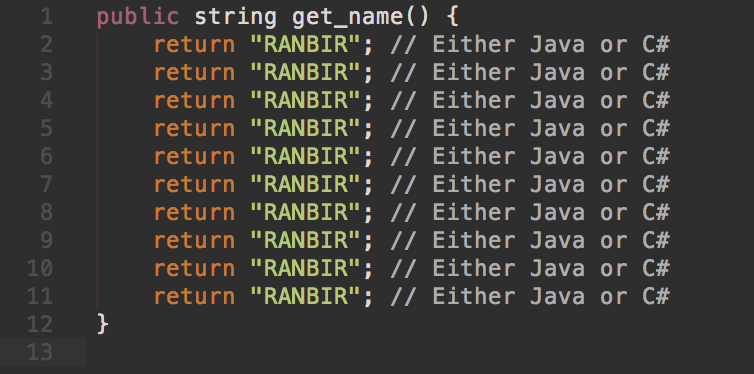
#> input picture Images/c#/image_096.png, 754 x 374 px
$ python TemplateMatching.py --image '../../Images/c#/image_096.png'   (older library calls are emulated)
#> lines starting #> are read from the running program, lines starting #| are printed output that depends on the picture; after the words box and inside, x2 and y2 are one past the last pixel; in counts of white or black regions, pixels touching at a corner belong together
### src/neural_network/helpers.py
import cv2
import numpy as np

def resize_to_fit(image, width, height):
    """
    A helper function to resize an image to fit within a given size
    :param image: image to resize
    :param width: desired width in pixels
    :param height: desired height in pixels
    :return: the resized image
    """

    # grab the dimensions of the image, then initialize
    # the padding values
    (h, w) = image.shape[:2]
    image = np.array(image).astype(np.uint8)

    image = cv2.resize(image, (width, height))

    # cv2.imshow('image', image)
    # cv2.waitKey(0)
    # cv2.destroyAllWindows()

    # determine the padding values for the width and height to
    # obtain the target dimensions
    padW = int(abs(width - image.shape[1]) / 2.0)
    padH = int(abs(height - image.shape[0]) / 2.0)

    # pad the image then apply one more resizing to handle any
    # rounding issues
    image = cv2.copyMakeBorder(image.copy(), padH, padH, padW, padW,
        cv2.BORDER_REPLICATE)
    image = cv2.resize(image.copy(), (width, height))

    # return the pre-processed image
    return image

def crop_letter(image):
    # find the contours (continuous blobs of pixels) the image
    image_inv = 255 - image

    # bound
    x, y, w, h = cv2.boundingRect(image_inv)

    if (w == 0 or h == 0):
        # this image is a space
        return image
    else:
        cut = image[y:y+h, x:x+w]
        white = 255
        image = cv2.copyMakeBorder(cut, 1, 1, 1, 1, cv2.BORDER_CONSTANT, value=white)
        return image


### src/template_matching/TemplateMatching.py
# file: TemplateMatching.py
# team: compEYEler
# authors: Ranbir Aulakh, Joseph Bartelmo,
#           Ka Bo Cheung, Brandon Ha, Robbie Kubiniec
# description: read the code images, splitsc

import cv2
import numpy as np
import os
import logging
import argparse
import helpers
import sys
sys.path.append("../neural_network/")

def template_segment(image):
    # convert to gray scale image
    character_image = cv2.cvtColor(image, cv2.COLOR_BGR2GRAY)
    cv2.imshow("original gray", character_image)

    # threshold the image, convert it to black/white
    thresh, im_bw = cv2.threshold(character_image, threshold, 255, cv2.THRESH_BINARY + cv2.THRESH_OTSU)
    im_bw = cv2.bitwise_not(im_bw)

    frame, contours, hierarchy = cv2.findContours(im_bw, cv2.RETR_EXTERNAL, cv2.CHAIN_APPROX_SIMPLE)
    rects = [cv2.boundingRect(c) for c in contours]

    # https://github.com/RanbirAulakh/CompEYEler/commit/fab90b2cf8290c939191242d0403b1bd24f36349
    for rect in rects:
        cv2.rectangle(image, (rect[0], rect[1]), (rect[0] + rect[2], rect[1] + rect[3]), (0, 0, 255), 1)

    leng = int(rect[3] * 1.6)

    pt1 = int(rect[1] + rect[3] // 2 - leng // 2)
    pt2 = int(rect[0] + rect[2] // 2 - leng // 2)

    roi = im_bw[pt1:pt1+leng, pt2:pt2+leng]

    roi = cv2.resize(roi, (28,28), interpolation=cv2.INTER_AREA)
    roi = cv2.dilate(roi, (3,3))

    return roi

def template_match_char(char_image, threshold):
    # read character image
#> called with char_image = '../../Images/c#/image_096.png', threshold = 100
    image = cv2.imread(char_image)
#> image is the input picture: shape (374, 754, 3); mean B, G, R 55.1, 58.5, 59.4

    # convert to gray scale image
    character_image = cv2.cvtColor(image, cv2.COLOR_BGR2GRAY)
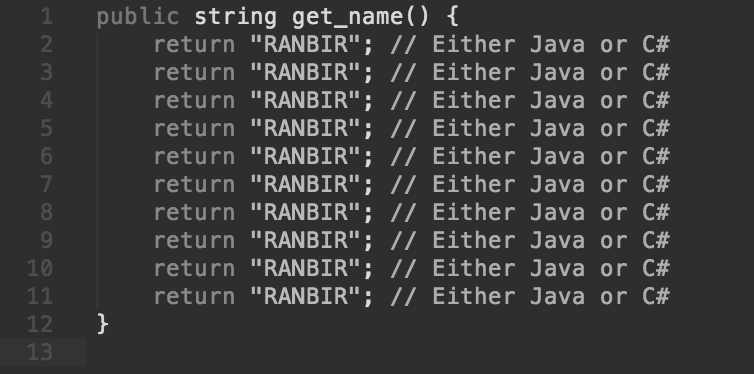
#> character_image: shape (374, 754); min 46, max 216, mean 58.4
    cv2.imshow("original gray", character_image)

    # threshold the image, convert it to black/white
    thresh, im_bw = cv2.threshold(character_image, threshold, 255, cv2.THRESH_BINARY + cv2.THRESH_OTSU)
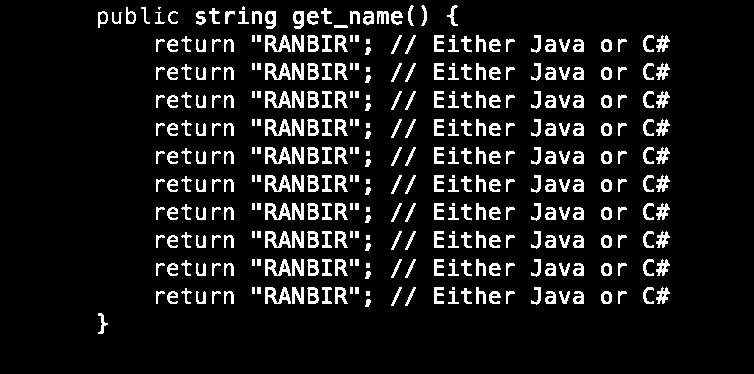
#> im_bw: shape (374, 754); 9.9% white; 366 white regions (12 under 20 px), largest, box (x1, y1, x2, y2) and area: (265, 35, 291, 52) 238, (265, 63, 291, 80) 238, (265, 91, 291, 108) 238
#> thresh = 104
    im_bw = cv2.bitwise_not(im_bw)

    # resize to fit then crop
    crop_image = helpers.crop_letter(im_bw)
#> in crop_letter, `x, y, w, h = cv2.boundingRect(image_inv)`: x = 98; y = 5; w = 572; h = 329
#> in crop_letter, `cut = image[y:y+h, x:x+w]`:
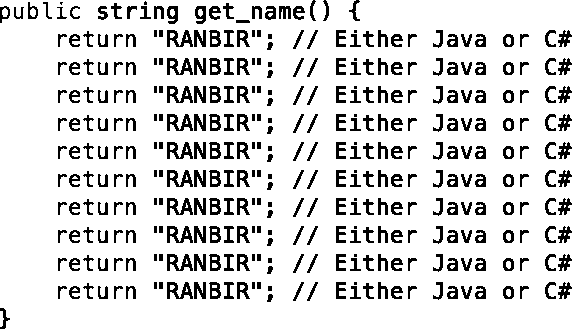
#> cut: shape (329, 572); 85.2% white; 366 black regions (12 under 20 px), largest, box (x1, y1, x2, y2) and area: (167, 30, 193, 47) 238, (167, 58, 193, 75) 238, (167, 86, 193, 103) 238
#> in crop_letter, `image = cv2.copyMakeBorder(cut, 1, 1, 1, 1, cv2.BORDER_CONSTANT, value..`:
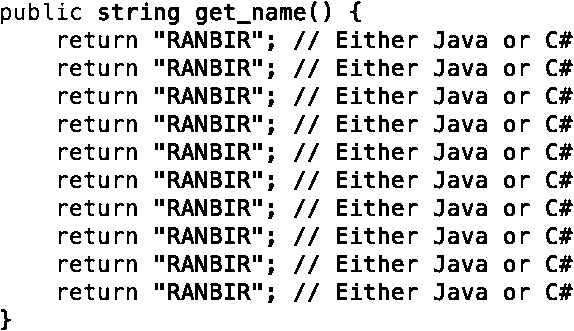
#> image: shape (331, 574); 85.4% white; 366 black regions (12 under 20 px), largest, box (x1, y1, x2, y2) and area: (168, 31, 194, 48) 238, (168, 59, 194, 76) 238, (168, 87, 194, 104) 238
    cv2.imshow("Cropped Letter", crop_image)

    resized_image = helpers.resize_to_fit(crop_image.astype(np.uint8), 20, 20)
#> in resize_to_fit, `image = cv2.resize(image, (width, height))`:
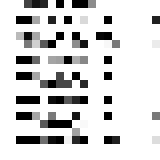
#> image: shape (20, 20) (shown 8 times larger); min 0, max 255, mean 213.9
    cv2.imshow("Resized Letter", resized_image)

    # directory full of texts -- to check if it's match
    text_directory = "../../Images/texts/"
    if os.path.isdir(text_directory) is not True:
        logging.warning("It is not a directory!")
        sys.exit(0)
#> (the program exits here)
